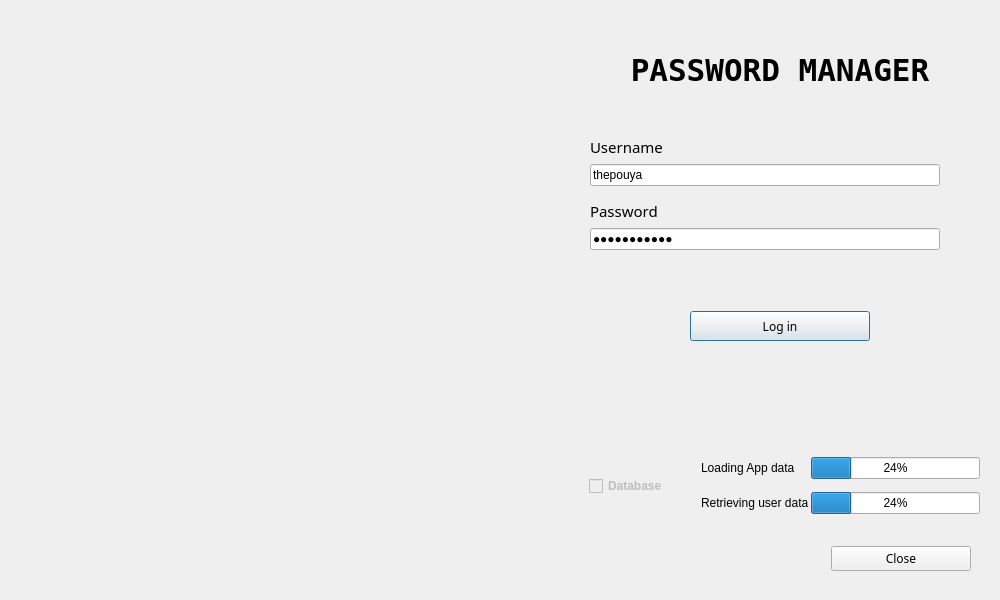
<?xml version="1.0" encoding="UTF-8"?>
<ui version="4.0">
 <class>LoginDialog</class>
 <widget class="QDialog" name="LoginDialog">
  <property name="geometry">
   <rect>
    <x>0</x>
    <y>0</y>
    <width>1000</width>
    <height>600</height>
   </rect>
  </property>
  <property name="sizePolicy">
   <sizepolicy hsizetype="Fixed" vsizetype="Fixed">
    <horstretch>0</horstretch>
    <verstretch>0</verstretch>
   </sizepolicy>
  </property>
  <property name="minimumSize">
   <size>
    <width>1000</width>
    <height>600</height>
   </size>
  </property>
  <property name="maximumSize">
   <size>
    <width>1000</width>
    <height>600</height>
   </size>
  </property>
  <property name="windowTitle">
   <string>Dialog</string>
  </property>
  <layout class="QHBoxLayout" name="horizontalLayout">
   <item>
    <spacer name="horizontalSpacer">
     <property name="orientation">
      <enum>Qt::Horizontal</enum>
     </property>
     <property name="sizeHint" stdset="0">
      <size>
       <width>573</width>
       <height>20</height>
      </size>
     </property>
    </spacer>
   </item>
   <item>
    <widget class="QWidget" name="mainWidget" native="true">
     <property name="minimumSize">
      <size>
       <width>400</width>
       <height>0</height>
      </size>
     </property>
     <property name="class" stdset="0">
      <string>mainWidget</string>
     </property>
     <layout class="QVBoxLayout" name="verticalLayout_2">
      <item>
       <widget class="QWidget" name="topWidget" native="true">
        <property name="minimumSize">
         <size>
          <width>0</width>
          <height>100</height>
         </size>
        </property>
        <layout class="QVBoxLayout" name="verticalLayout_3">
         <item>
          <widget class="QLabel" name="mainLabel">
           <property name="font">
            <font>
             <family>NSimSun</family>
             <pointsize>23</pointsize>
             <weight>75</weight>
             <bold>true</bold>
            </font>
           </property>
           <property name="text">
            <string>PASSWORD MANAGER</string>
           </property>
           <property name="alignment">
            <set>Qt::AlignCenter</set>
           </property>
          </widget>
         </item>
        </layout>
       </widget>
      </item>
      <item>
       <widget class="QWidget" name="middleWidget" native="true">
        <property name="class" stdset="0">
         <string>middleWidget</string>
        </property>
        <layout class="QVBoxLayout" name="verticalLayout">
         <item>
          <widget class="QWidget" name="usernameWidget" native="true">
           <layout class="QVBoxLayout" name="verticalLayout_4">
            <property name="leftMargin">
             <number>1</number>
            </property>
            <property name="topMargin">
             <number>1</number>
            </property>
            <property name="bottomMargin">
             <number>4</number>
            </property>
            <item>
             <widget class="QLabel" name="usernameFixedLabel">
              <property name="font">
               <font>
                <family>Rockwell</family>
                <pointsize>11</pointsize>
               </font>
              </property>
              <property name="text">
               <string>Username</string>
              </property>
              <property name="alignment">
               <set>Qt::AlignBottom|Qt::AlignLeading|Qt::AlignLeft</set>
              </property>
             </widget>
            </item>
            <item>
             <widget class="QLineEdit" name="usernameLineEdit">
              <property name="sizePolicy">
               <sizepolicy hsizetype="Fixed" vsizetype="Fixed">
                <horstretch>0</horstretch>
                <verstretch>0</verstretch>
               </sizepolicy>
              </property>
              <property name="minimumSize">
               <size>
                <width>350</width>
                <height>0</height>
               </size>
              </property>
              <property name="font">
               <font>
                <pointsize>9</pointsize>
               </font>
              </property>
              <property name="text">
               <string>thepouya</string>
              </property>
             </widget>
            </item>
           </layout>
          </widget>
         </item>
         <item>
          <widget class="QWidget" name="passwordWidget" native="true">
           <layout class="QVBoxLayout" name="verticalLayout_5">
            <property name="leftMargin">
             <number>1</number>
            </property>
            <property name="topMargin">
             <number>4</number>
            </property>
            <property name="bottomMargin">
             <number>4</number>
            </property>
            <item>
             <widget class="QLabel" name="passwordFixedLabel">
              <property name="font">
               <font>
                <family>Rockwell</family>
                <pointsize>11</pointsize>
               </font>
              </property>
              <property name="text">
               <string>Password</string>
              </property>
              <property name="alignment">
               <set>Qt::AlignBottom|Qt::AlignLeading|Qt::AlignLeft</set>
              </property>
             </widget>
            </item>
            <item>
             <widget class="QLineEdit" name="passwordLineEdit">
              <property name="sizePolicy">
               <sizepolicy hsizetype="Fixed" vsizetype="Fixed">
                <horstretch>0</horstretch>
                <verstretch>0</verstretch>
               </sizepolicy>
              </property>
              <property name="minimumSize">
               <size>
                <width>350</width>
                <height>0</height>
               </size>
              </property>
              <property name="text">
               <string>theonepouya</string>
              </property>
              <property name="echoMode">
               <enum>QLineEdit::Password</enum>
              </property>
             </widget>
            </item>
           </layout>
          </widget>
         </item>
         <item>
          <widget class="QLabel" name="errorLabel">
           <property name="sizePolicy">
            <sizepolicy hsizetype="Preferred" vsizetype="Preferred">
             <horstretch>0</horstretch>
             <verstretch>0</verstretch>
            </sizepolicy>
           </property>
           <property name="minimumSize">
            <size>
             <width>0</width>
             <height>0</height>
            </size>
           </property>
           <property name="font">
            <font>
             <family>Perpetua Titling MT</family>
             <pointsize>9</pointsize>
            </font>
           </property>
           <property name="text">
            <string/>
           </property>
           <property name="class" stdset="0">
            <string>errorLabel</string>
           </property>
          </widget>
         </item>
         <item>
          <widget class="QLabel" name="hintLabel">
           <property name="sizePolicy">
            <sizepolicy hsizetype="Preferred" vsizetype="Preferred">
             <horstretch>0</horstretch>
             <verstretch>0</verstretch>
            </sizepolicy>
           </property>
           <property name="minimumSize">
            <size>
             <width>0</width>
             <height>0</height>
            </size>
           </property>
           <property name="font">
            <font>
             <family>Palatino Linotype</family>
             <pointsize>9</pointsize>
            </font>
           </property>
           <property name="text">
            <string/>
           </property>
           <property name="class" stdset="0">
            <string>hintLabel</string>
           </property>
          </widget>
         </item>
         <item>
          <widget class="QWidget" name="buttonWidget" native="true">
           <layout class="QHBoxLayout" name="horizontalLayout_3">
            <item>
             <spacer name="horizontalSpacer_3">
              <property name="orientation">
               <enum>Qt::Horizontal</enum>
              </property>
              <property name="sizeHint" stdset="0">
               <size>
                <width>99</width>
                <height>20</height>
               </size>
              </property>
             </spacer>
            </item>
            <item>
             <widget class="QPushButton" name="loginPushButton">
              <property name="minimumSize">
               <size>
                <width>180</width>
                <height>30</height>
               </size>
              </property>
              <property name="maximumSize">
               <size>
                <width>16777215</width>
                <height>45</height>
               </size>
              </property>
              <property name="font">
               <font>
                <family>Sitka Text</family>
                <pointsize>9</pointsize>
               </font>
              </property>
              <property name="text">
               <string>Log in</string>
              </property>
             </widget>
            </item>
            <item>
             <spacer name="horizontalSpacer_4">
              <property name="orientation">
               <enum>Qt::Horizontal</enum>
              </property>
              <property name="sizeHint" stdset="0">
               <size>
                <width>98</width>
                <height>20</height>
               </size>
              </property>
             </spacer>
            </item>
           </layout>
          </widget>
         </item>
        </layout>
       </widget>
      </item>
      <item>
       <spacer name="verticalSpacer">
        <property name="orientation">
         <enum>Qt::Vertical</enum>
        </property>
        <property name="sizeHint" stdset="0">
         <size>
          <width>20</width>
          <height>40</height>
         </size>
        </property>
       </spacer>
      </item>
      <item>
       <widget class="QWidget" name="chechDatabaseWidget" native="true">
        <property name="minimumSize">
         <size>
          <width>30</width>
          <height>90</height>
         </size>
        </property>
        <layout class="QHBoxLayout" name="horizontalLayout_4">
         <property name="spacing">
          <number>15</number>
         </property>
         <property name="rightMargin">
          <number>0</number>
         </property>
         <item>
          <widget class="QWidget" name="checkBoxWidget" native="true">
           <layout class="QVBoxLayout" name="verticalLayout_7">
            <property name="leftMargin">
             <number>0</number>
            </property>
            <property name="topMargin">
             <number>0</number>
            </property>
            <property name="bottomMargin">
             <number>0</number>
            </property>
            <item>
             <widget class="QCheckBox" name="database1CheckBox">
              <property name="enabled">
               <bool>false</bool>
              </property>
              <property name="sizePolicy">
               <sizepolicy hsizetype="Fixed" vsizetype="Fixed">
                <horstretch>0</horstretch>
                <verstretch>0</verstretch>
               </sizepolicy>
              </property>
              <property name="font">
               <font>
                <pointsize>9</pointsize>
                <weight>75</weight>
                <bold>true</bold>
               </font>
              </property>
              <property name="layoutDirection">
               <enum>Qt::LeftToRight</enum>
              </property>
              <property name="text">
               <string>Database</string>
              </property>
              <property name="checkable">
               <bool>true</bool>
              </property>
             </widget>
            </item>
           </layout>
          </widget>
         </item>
         <item>
          <widget class="QWidget" name="progressBarWidget" native="true">
           <layout class="QGridLayout" name="gridLayout">
            <property name="topMargin">
             <number>0</number>
            </property>
            <property name="rightMargin">
             <number>0</number>
            </property>
            <property name="bottomMargin">
             <number>0</number>
            </property>
            <property name="horizontalSpacing">
             <number>2</number>
            </property>
            <item row="0" column="0">
             <widget class="QLabel" name="label">
              <property name="text">
               <string>Loading App data</string>
              </property>
             </widget>
            </item>
            <item row="0" column="1">
             <widget class="QProgressBar" name="progressBar">
              <property name="value">
               <number>24</number>
              </property>
             </widget>
            </item>
            <item row="1" column="0">
             <widget class="QLabel" name="label_2">
              <property name="text">
               <string>Retrieving user data</string>
              </property>
             </widget>
            </item>
            <item row="1" column="1">
             <widget class="QProgressBar" name="progressBar_2">
              <property name="value">
               <number>24</number>
              </property>
             </widget>
            </item>
           </layout>
          </widget>
         </item>
        </layout>
       </widget>
      </item>
      <item>
       <widget class="QWidget" name="bottomWidget" native="true">
        <property name="sizePolicy">
         <sizepolicy hsizetype="Preferred" vsizetype="Maximum">
          <horstretch>0</horstretch>
          <verstretch>0</verstretch>
         </sizepolicy>
        </property>
        <layout class="QHBoxLayout" name="horizontalLayout_2">
         <item>
          <spacer name="horizontalSpacer_2">
           <property name="orientation">
            <enum>Qt::Horizontal</enum>
           </property>
           <property name="sizeHint" stdset="0">
            <size>
             <width>40</width>
             <height>20</height>
            </size>
           </property>
          </spacer>
         </item>
         <item>
          <widget class="QPushButton" name="closePushButton">
           <property name="sizePolicy">
            <sizepolicy hsizetype="Minimum" vsizetype="Fixed">
             <horstretch>0</horstretch>
             <verstretch>0</verstretch>
            </sizepolicy>
           </property>
           <property name="minimumSize">
            <size>
             <width>140</width>
             <height>25</height>
            </size>
           </property>
           <property name="maximumSize">
            <size>
             <width>16777215</width>
             <height>35</height>
            </size>
           </property>
           <property name="font">
            <font>
             <family>Sitka Text</family>
             <pointsize>9</pointsize>
            </font>
           </property>
           <property name="text">
            <string>Close</string>
           </property>
          </widget>
         </item>
        </layout>
       </widget>
      </item>
     </layout>
    </widget>
   </item>
  </layout>
 </widget>
 <resources/>
 <connections/>
</ui>
